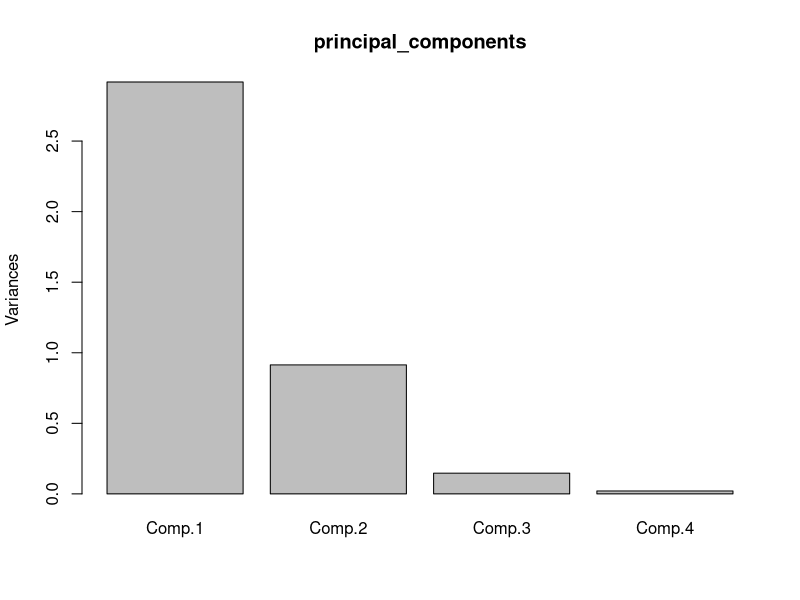
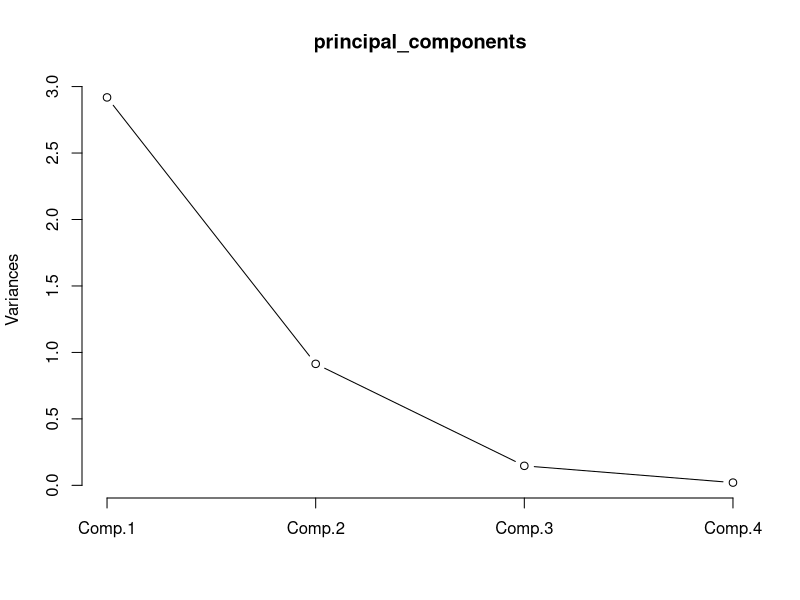
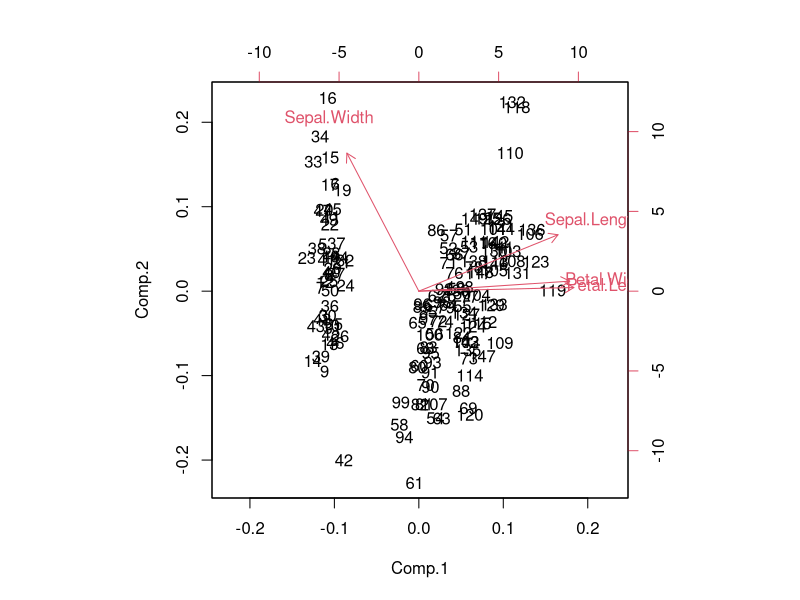
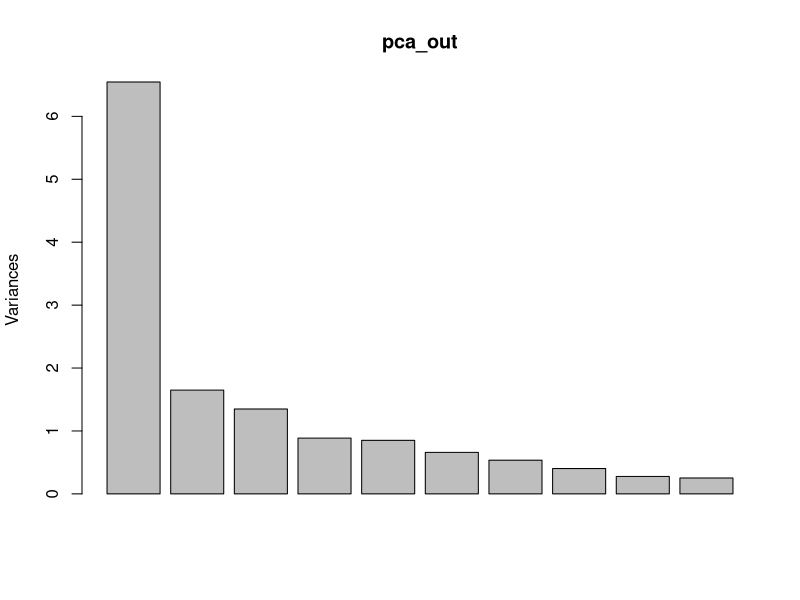
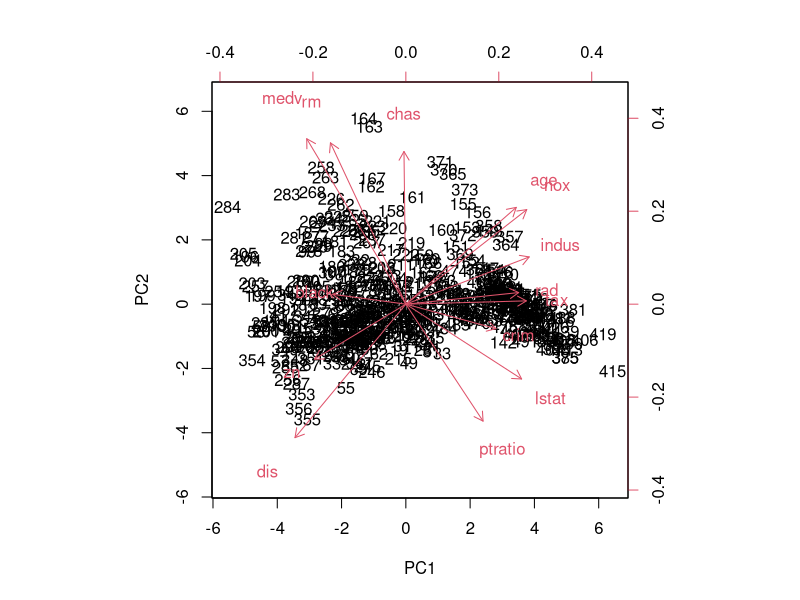
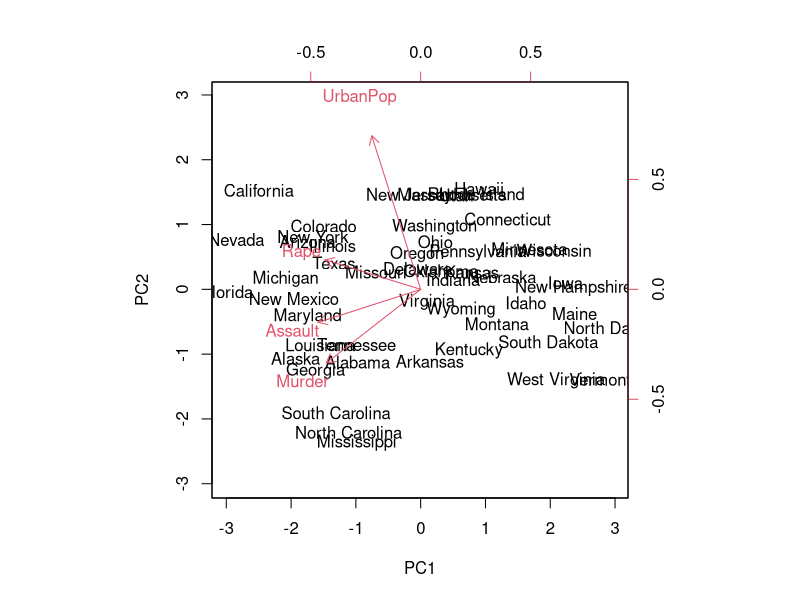

These charts were generated, in order, by the following R code:
#Dimensionality Reduction / PCA with IRIS data set
data("iris")
head(iris)
#creating another data set from iris data set that contains columns form 1 to 4
irisdata1 <- iris[,1:4]
head(irisdata1)
#Read the documentation for the princomp() function in RStudio
help("princomp")
principal_components <- princomp(irisdata1, cor = TRUE, score = TRUE)
#cor = a logical value indicating whether the calculation should use the correlation matrix or the covariance matrix
#(The correlation matrix can only be used uf there are no constant variables)
#score = a logical value indicating whether the score on each principal component should be calculated
summary(principal_components)
#Proportion of Variance 0.7296245 0.2285076 0.03668922 0.005178709
#Component 1 represents 72.96% of the variation in the dataset
#Component 2 represents 22.85% of the variation in the dataset
#There are 4 components, but the first 2 components together collectively represent 95.7%
#using the plot() function, we can plot the principal components
plot(principal_components)
#plotting the principal_components using the line in plot() functions
plot(principal_components, type = "l")
#using the biplot() function we can plot the components
#read the documentation for biplot() function in RStudio
help("biplot")
biplot(principal_components)

data(Boston, package = "MASS")
#read the documentation of boston dataset in rstudio to understand the dataset
help("Boston")
#Principal Component Analysis
#the prcomp() function computes the principal components and we have turned on scaling
#read the documentation for prcomp() function in rstudio
help("prcomp")
pca_out <- prcomp(Boston, scale. = T)
#pca_out shows the loadings that were used
pca_out
plot(pca_out)

#plotting using the biplot()
biplot(pca_out, scale = 0)
boston_pc <- pca_out$x
boston_pc
#boston_pc has the Principal Components having the same number of rows in the original dataset
head(boston_pc)
summary(boston_pc)

#PCA on USArrests data set, part of R base package
#The row of the data set contains the 50 states in alphabetical order
#We will use the USAArrest data that is available on RStudio
data("USArrests")
help("USArrests") #violent crime rates by US state: murder, assault, urban population, rape
states = row.names(USArrests)
states
#The columns of the data set contain the four variables
names(USArrests)

#We first briefly examine the data. We notice that the variables have vastly different means
#Note that the apply() function allows us to apply a function - in this case the mean() function to each row or column of the data set
#The second input here denotes whether we wish to compute the mean of the rows, 1, or the columns, 2
#We see that there are on average three times as many rapes a murders and more than right times as many assaults as rapes
apply(USArrests, 2, mean)
#Murder Assault UrbanPop    Rape 
#7.788  170.760   65.540   21.232 
#We can also examine the variances of the four variables using the apply() function
apply(USArrests, 2, var)
#Murder    Assault   UrbanPop       Rape 
#18.97047 6945.16571  209.51878   87.72916
#Not surprisingly, the variables also have vastly different variances: the UrbanPop variable measures the percentage of the population
#in each state living in an urban area, which is not a comparable number to the number of rapes in each state per 100,000 individuals
#If we failed to scale the variables before performing PCA, then most of the principal components that we observed would be driven by the Assault variable,
#since it has by fat the largest mean and variance. Thus, it is important to standardize the variables to have mean zero and standard deviation one before performinc PCA

#We now perform principal components analysis using the prcomp() function, which is one of several functiona in R that perform PCA
#By default, the prcomp() function centers the variables to have mean zero. By using the option scale=TRUE, we scale the variables to have STD one
#The output from prcomp() contains a number of useful quantities
pr.out = prcomp(USArrests, scale. = TRUE)
names(pr.out)
#[1] "sdev"     "rotation" "center"   "scale"    "x" 
#The center and scale components correspond to the means and STDs of the variables that were used for scaling prior to implementing PCA
pr.out$center 
#7.788  170.760   65.540   21.232
pr.out$scale 
#4.355510 83.337661 14.474763  9.366385

#The r0tation matrix provides the principal component loadings; each column of pr.out$rotation contains the corresponding principal component loading vector
#We see that there are four distinct principal components
pr.out$rotation
#                PC1        PC2        PC3         PC4
#Murder   -0.5358995 -0.4181809  0.3412327  0.64922780
#Assault  -0.5831836 -0.1879856  0.2681484 -0.74340748
#UrbanPop -0.2781909  0.8728062  0.3780158  0.13387773
#Rape     -0.5434321  0.1673186 -0.8177779  0.08902432

#Using the prcomp() function, we do not need to explicitly multiply the data by the principal component loading vectors in order to obtain the principal component score vectors
#Rather the 50x4 matrix x has as its columns the principal component score vectors
#That is, the kth column is the kth principal component score vector
dim(pr.out$x)
#[1] 50  4

#We can plot the first two principal components as follows
biplot(pr.out, scale = 0)
#The scale = 0 argument to biplot() ensures that the arrows are scaled to represent the loadings; other values for scale give slightly different biplots w/ different interpretations
#The prcomp() function also outputs the standard deviation of each principal component
#For isntance, on the USArrests data set, we can access these STDs as follows
pr.out$sdev
#[1] 1.5748783 0.9948694 0.5971291 0.4164494

#The variance explained by rach principle component is obtained by square std
pr.var = pr.out$sdev^2
pr.var
#[1] 2.4802416 0.9897652 0.3565632 0.1734301

#To compute the proportion of variance explained by each principal component, we simply devide the variance explained by each principal compontent 
#by the total variance explained by all four principal components
pve = pr.var/sum(pr.var)
pve
#[1] 0.62006039 0.24744129 0.08914080 0.04335752
#We can see the first principal component explain 62.00% of the variance in the dat
#The next principal component explains 24.74% of the variance, etc.